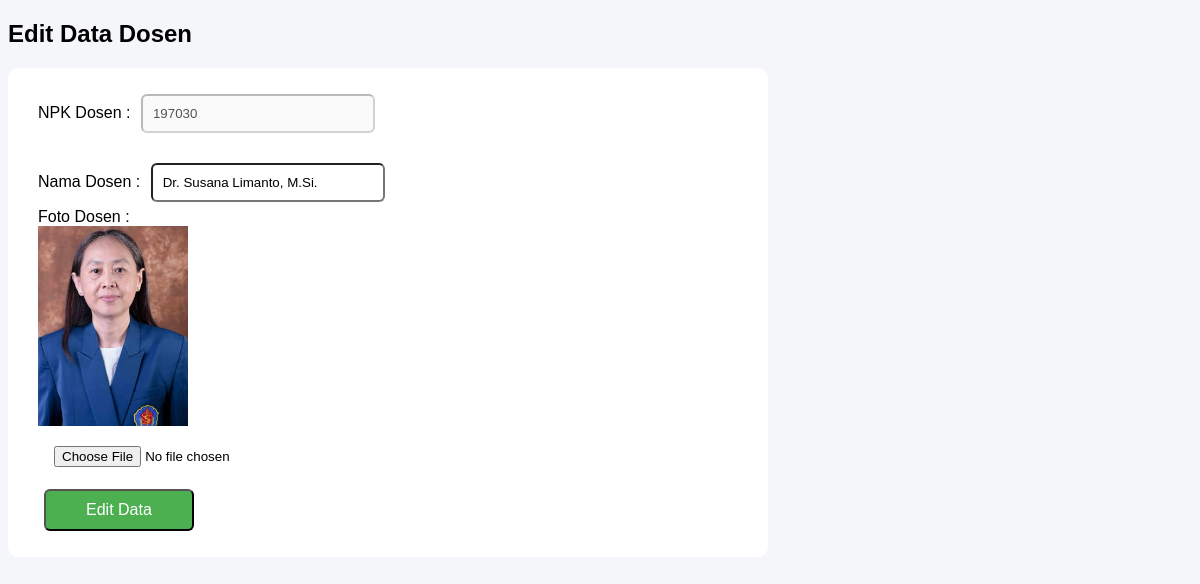
Before: /edit_data_dosen.php?npk=197030 with the older database file.
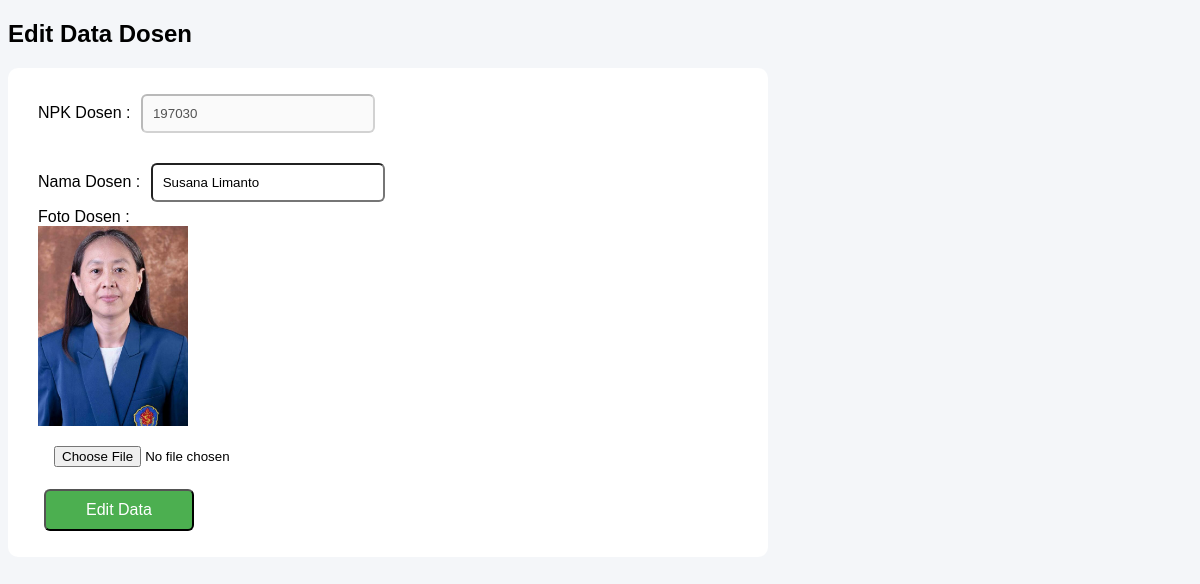
After: the same page with the newer database file.
### tables this page shows
CREATE TABLE `dosen` (
  `npk` char(6) NOT NULL,
  `nama` varchar(45) DEFAULT NULL,
  `foto_extension` varchar(4) DEFAULT NULL,
  PRIMARY KEY (`npk`)
);

### edit_data_dosen.php (the view, shortened to what this page needs)
<!DOCTYPE html>
<html lang="en">
<head>
</head>
<body>
    <h2>Edit Data Dosen</h2>
    <?php
    $npk_dosen = $_GET['npk'];
    $mysqli = new mysqli("localhost", "root", "", "fullstack");
    $stmt = $mysqli->prepare('SELECT * FROM dosen WHERE npk = ?');
    $stmt->bind_param("s", $npk_dosen);
    $stmt->execute();
    $result = $stmt->get_result();
    if ($row = $result->fetch_assoc()) {
        echo "<form method = 'POST' action = 'edit_data_dosen_proses.php' enctype = 'multipart/form-data'>";
        echo "<label>NPK Dosen : </label><input type = 'text' value = '" . $row['npk'] . "' disabled><br>";
        echo "<input type = 'hidden' value = '" . $row['npk'] . "' name = 'txtNPK'><br>";
        echo "<label>Nama Dosen : </label><input type = 'text' value = '" . $row['nama'] . "' name = 'txtNama'><br>";
        echo "<label>Foto Dosen : </label><br>";
        echo "<img src = 'foto_dosen/" . $npk_dosen . "." . $row['foto_extension'] . "' alt = 'Foto Dosen'><br>";
        echo "<input type = 'file' name = 'fotoBaru' accept='image/jpeg, image/png'><br>";
        echo "<button type = 'submit' name = 'btnEdit' class='btnEdit'>Edit Data</button>";
        echo "</form>";
    } else {
        echo "Data tidak ditemukan";
    }
    ?>
</body>
</html>

Changed rows visible on the page:
changed dosen id 197030: txtNama "Dr. Susana Limanto, M.Si." → "Susana Limanto"
